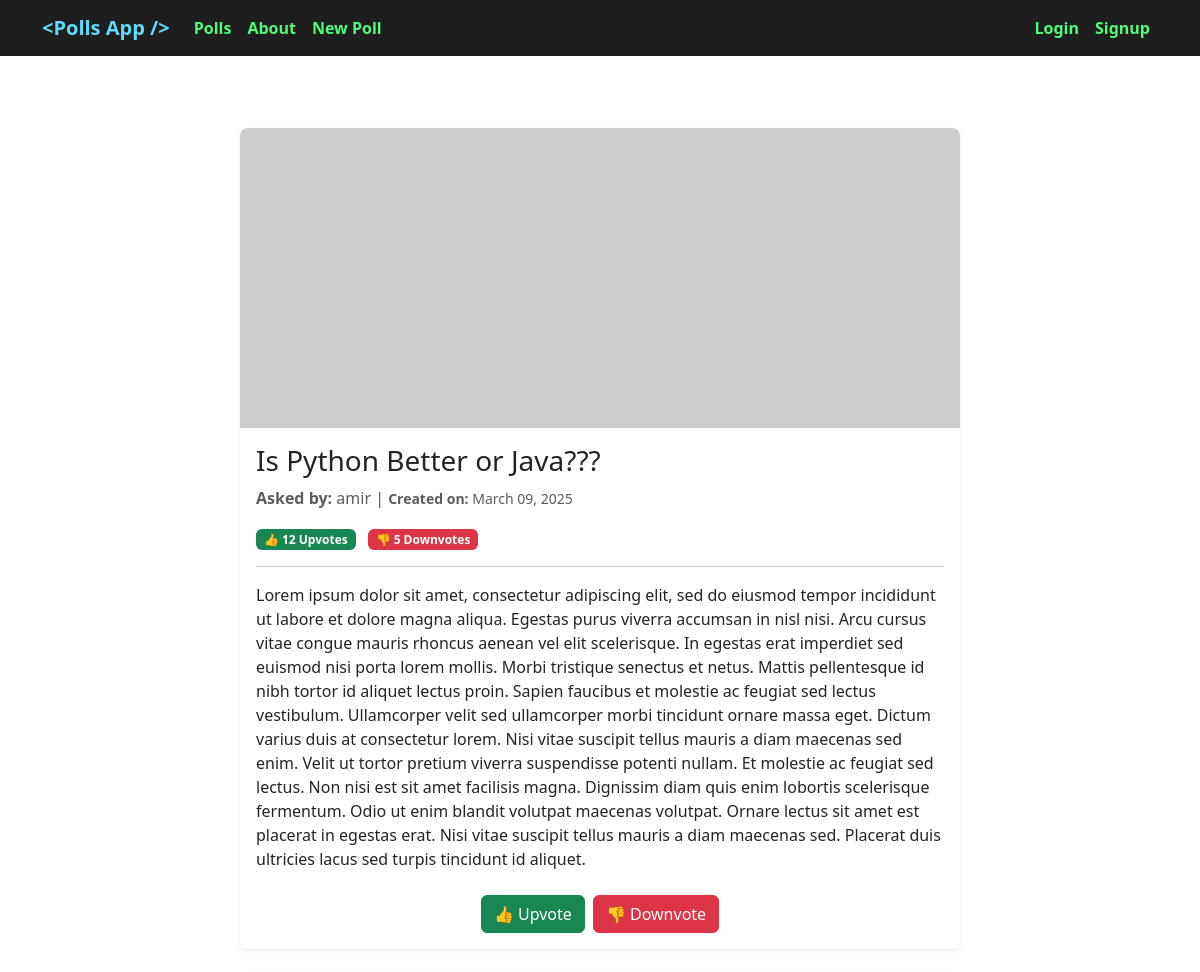
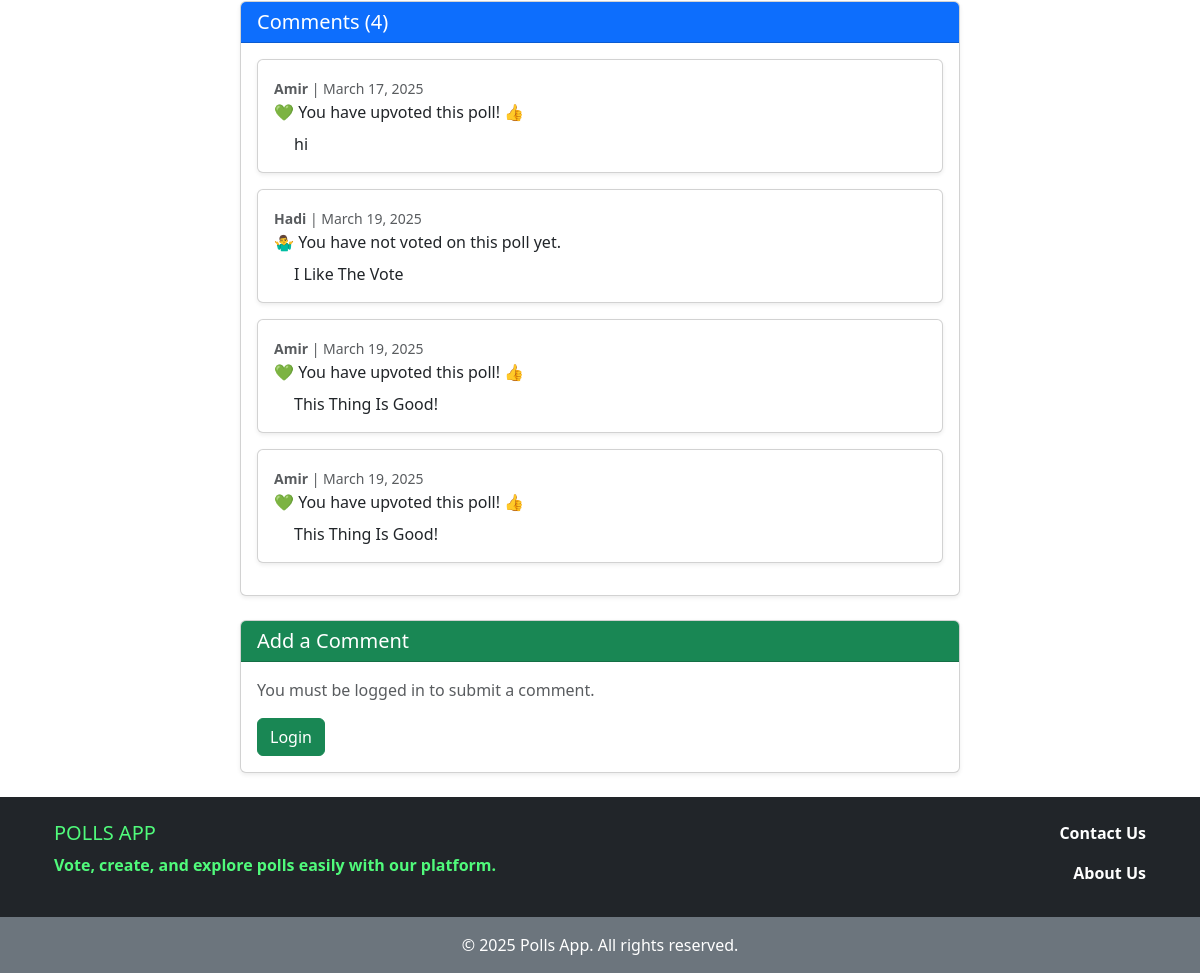
/poll/1/, run on the app's committed database (2 pictures, top to bottom).
### polls/models.py (models this page shows, shortened)
class Poll(models.Model):
    question = models.CharField(max_length=700)
    user = models.ForeignKey(get_user_model(), on_delete=models.CASCADE)
    description = models.TextField(blank=True)
    cover = models.ImageField(upload_to='covers/', blank=True)
    up_vote = models.PositiveIntegerField(default=0)
    down_vote = models.PositiveIntegerField(default=0)
    upvoted_by = models.ManyToManyField(get_user_model(), related_name='upvoted_polls', blank=True)
    downvoted_by = models.ManyToManyField(get_user_model(), related_name='downvoted_polls', blank=True)
    datetime_created = models.DateTimeField(auto_now_add=True)
    datetime_modified = models.DateTimeField(auto_now=True)

class Comment(models.Model):
    poll = models.ForeignKey('Poll', related_name='comments', on_delete=models.CASCADE)
    user = models.ForeignKey(get_user_model(), on_delete=models.CASCADE)
    body = models.TextField()
    is_active = models.BooleanField(default=True)
    datetime_created = models.DateTimeField(auto_now_add=True)
    datetime_modified = models.DateTimeField(auto_now=True)
    def has_upvoted(self):
        return self.poll.upvoted_by.filter(id=self.user.id).exists()
    def has_downvoted(self):
        return self.poll.downvoted_by.filter(id=self.user.id).exists()

### accounts/models.py (models this page shows)
class CustomUser(AbstractUser):
    ROLE_CHOICES = [
        ('M', 'Manager'),
        ('E', 'Employee'),
        ('S', 'Student'),
        ('O', 'Other'),
    ]
    role = models.CharField(choices=ROLE_CHOICES, max_length=1, default=ROLE_CHOICES[3][0])

### polls/views.py (the view)
# urls.py: path('poll/<int:pk>/', poll_detail_view, name='poll_detail'),
def poll_detail_view(request, pk):
    poll = get_object_or_404(Poll, pk=pk)
    comments = poll.comments.all()
    if request.method == "POST":
        comment_form = CommentForm(request.POST)
        if comment_form.is_valid():
            new_comment = comment_form.save(commit=False)
            new_comment.poll = poll
            new_comment.user = request.user
            new_comment.save()
            comment_form = CommentForm()
    else:
        comment_form = CommentForm()
    return render(request, 'polls/poll_detail.html', context={
        'poll': poll,
        'comments': comments,
        'comment_form': comment_form,
    })

### polls/templates/polls/poll_detail.html (shortened to what this page needs)
{% extends '_base.html' %}
{% load crispy_forms_tags %}
{% block content %}
    <div class="container mt-5">
        <div class="row justify-content-center">
            <div class="col-lg-8 col-md-10 col-sm-12">
                <div class="card shadow-sm border-0 rounded">
                    {% if poll.cover %}
                        <img src="{{ poll.cover.url }}" class="card-img-top img-fluid" alt="Poll Image">
                    {% else %}
                        <img src="https://placehold.co/800x300" class="card-img-top img-fluid"
                             alt="Poll image for {{ poll.question }}">
                    {% endif %}
                    <div class="card-body">
                        <h3 class="card-title">{{ poll.question }}</h3>
                        <p class="text-muted">
                            <strong>Asked by:</strong> {{ poll.user }} |
                            <small><strong>Created on:</strong> {{ poll.datetime_created|date:"F d, Y" }}</small>
                        </p>
                        <div class="d-flex justify-content-between align-items-center mt-3">
                            <div>
                                <span class="badge bg-success">👍 {{ poll.up_vote }} Upvotes</span>
                                <span class="badge bg-danger ms-2">👎 {{ poll.down_vote }} Downvotes</span>
                            </div>
                        </div>
                        <hr>
                        <p>{{ poll.description }}</p>
                        <div class="mt-4 d-flex justify-content-center">
                            <div class="btn-group">
                                <form action="{% url 'poll_vote' poll.id %}" method="post">
                                    <button type="submit" class="btn btn-success">👍 Upvote</button>
                                </form>
                                <form action="{% url 'poll_down_vote' poll.id %}" method="post" class="ms-2">
                                    <button type="submit" class="btn btn-danger">👎 Downvote</button>
                                </form>
                            </div>
                        </div>
                    </div>
                </div>
                <div class="card mt-4 shadow-sm">
                    <div class="card-header bg-primary text-white">
                        <h5 class="mb-0">Comments ({{ comments|length }})</h5>
                    </div>
                    <div class="card-body">
                        {% if comments %}
                            {% for comment in comments %}
                                <div class="card mb-3 shadow-sm">
                                    <div class="card-body">
                                        <small class="text-muted">
                                            <strong>{{ comment.user|capfirst }}</strong> |
                                            {{ comment.datetime_created|date:"F d, Y" }}
                                        </small>
                                        <p>
                                            {% if comment.has_upvoted %}
                                                💚 You have upvoted this poll! 👍
                                            {% elif comment.has_downvoted %}
                                                💔 You have downvoted this poll. 👎
                                            {% else %}
                                                🤷‍♂️ You have not voted on this poll yet.
                                            {% endif %}
                                        </p>
                                        <p class="comment-text mt-2">{{ comment.body }}</p>
                                    </div>
                                </div>
                            {% endfor %}
                        {% else %}
                            <p class="text-muted">No comments yet.</p>
                        {% endif %}
                    </div>
                </div>
                <div class="card mt-4 shadow-sm">
                    <div class="card-header bg-success text-white">
                        <h5 class="mb-0">Add a Comment</h5>
                    </div>
                    <div class="card-body">
                        {% if user.is_authenticated %}
                            <form method="POST">
                                {% csrf_token %}
                                {{ comment_form|crispy }}
                                <button type="submit" class="btn btn-success mt-3">Submit Comment</button>
                            </form>
                        {% else %}
                            <p class="text-muted">You must be logged in to submit a comment.</p>
                            <a href="{% url 'account_login' %}" class="btn btn-success mt-3">Login</a>
                        {% endif %}
                    </div>
                </div>
            </div>
        </div>
    </div>
{% endblock content %}

### templates/_base.html (style rules this page uses)
html, body { height: 100%; margin: 0; display: flex; flex-direction: column; }

### polls/templates/polls/poll_detail.html (style rules this page uses)
.card-img-top { width: 100%; height: 300px; object-fit: cover; background-color: #f8f9fa; border-top-left-radius: 8px; border-top-right-radius: 8px; }
.comment-text { margin-left: 20px; white-space: pre-line; }
.card-body p { margin-bottom: 0; }

### data on the page
Poll: question "Is Python Better or Java???", user "amir", datetime_created "March 09, 2025", up_vote "12", down_vote "5", description "Lorem ipsum dolor sit amet, consectetur adipiscing elit, sed do eiusmod tempor incididunt ut labore et dolore magna aliqua. Egestas purus viverra accumsan in nisl nisi. Arcu cursus vitae congue mauris rhoncus aenean vel elit scelerisque. In egestas erat imperdiet sed euismod nisi porta lorem mollis. Morbi tristique senectus et netus. Mattis pellentesque id nibh tortor id aliquet lectus proin. Sapien faucibus et molestie ac feugiat sed lectus vestibulum. Ullamcorper velit sed ullamcorper morbi tincidunt ornare massa eget. Dictum varius duis at consectetur lorem. Nisi vitae suscipit tellus mauris a diam maecenas sed enim. Velit ut tortor pretium viverra suspendisse potenti nullam. Et molestie…"
Comment: user "Amir", datetime_created "March 17, 2025", shows "💚 You have upvoted this poll! 👍", body "hi"
Comment: user "Hadi", datetime_created "March 19, 2025", shows "🤷‍♂️ You have not voted on this poll yet.", body "I Like The Vote"
Comment: user "Amir", datetime_created "March 19, 2025", shows "💚 You have upvoted this poll! 👍", body "This Thing Is Good!"
Comment: user "Amir", datetime_created "March 19, 2025", shows "💚 You have upvoted this poll! 👍", body "This Thing Is Good!"

### other printed values
{{ comments|length }} "4"
